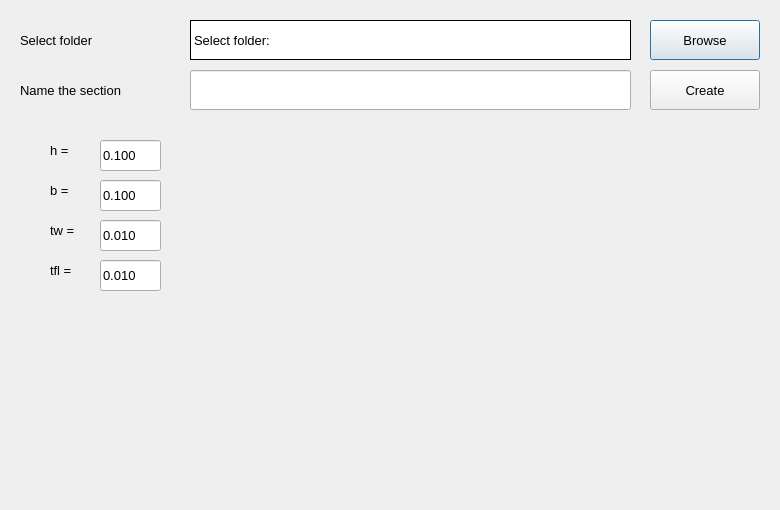
<?xml version="1.0" encoding="UTF-8"?>
<ui version="4.0">
 <class>Dialog_Angle</class>
 <widget class="QDialog" name="Dialog_Angle">
  <property name="geometry">
   <rect>
    <x>0</x>
    <y>0</y>
    <width>780</width>
    <height>510</height>
   </rect>
  </property>
  <property name="windowTitle">
   <string>Angle</string>
  </property>
  <widget class="QLabel" name="label_justdisplay_3">
   <property name="geometry">
    <rect>
     <x>50</x>
     <y>130</y>
     <width>41</width>
     <height>41</height>
    </rect>
   </property>
   <property name="font">
    <font>
     <pointsize>10</pointsize>
    </font>
   </property>
   <property name="text">
    <string>h = </string>
   </property>
  </widget>
  <widget class="QLabel" name="label_justdisplay_4">
   <property name="geometry">
    <rect>
     <x>50</x>
     <y>170</y>
     <width>41</width>
     <height>41</height>
    </rect>
   </property>
   <property name="font">
    <font>
     <pointsize>10</pointsize>
    </font>
   </property>
   <property name="text">
    <string>b = </string>
   </property>
  </widget>
  <widget class="QLabel" name="label_justdisplay_5">
   <property name="geometry">
    <rect>
     <x>50</x>
     <y>210</y>
     <width>41</width>
     <height>41</height>
    </rect>
   </property>
   <property name="font">
    <font>
     <pointsize>10</pointsize>
    </font>
   </property>
   <property name="text">
    <string>tw = </string>
   </property>
  </widget>
  <widget class="QLabel" name="label_justdisplay_6">
   <property name="geometry">
    <rect>
     <x>50</x>
     <y>250</y>
     <width>41</width>
     <height>41</height>
    </rect>
   </property>
   <property name="font">
    <font>
     <pointsize>10</pointsize>
    </font>
   </property>
   <property name="text">
    <string>tfl = </string>
   </property>
  </widget>
  <widget class="QLineEdit" name="lineEdit_h">
   <property name="geometry">
    <rect>
     <x>100</x>
     <y>140</y>
     <width>61</width>
     <height>31</height>
    </rect>
   </property>
   <property name="font">
    <font>
     <pointsize>10</pointsize>
    </font>
   </property>
   <property name="text">
    <string>0.100</string>
   </property>
  </widget>
  <widget class="QLineEdit" name="lineEdit_b">
   <property name="geometry">
    <rect>
     <x>100</x>
     <y>180</y>
     <width>61</width>
     <height>31</height>
    </rect>
   </property>
   <property name="font">
    <font>
     <pointsize>10</pointsize>
    </font>
   </property>
   <property name="text">
    <string>0.100</string>
   </property>
  </widget>
  <widget class="QLineEdit" name="lineEdit_tw">
   <property name="geometry">
    <rect>
     <x>100</x>
     <y>220</y>
     <width>61</width>
     <height>31</height>
    </rect>
   </property>
   <property name="font">
    <font>
     <pointsize>10</pointsize>
    </font>
   </property>
   <property name="text">
    <string>0.010</string>
   </property>
  </widget>
  <widget class="QLineEdit" name="lineEdit_tfl">
   <property name="geometry">
    <rect>
     <x>100</x>
     <y>260</y>
     <width>61</width>
     <height>31</height>
    </rect>
   </property>
   <property name="font">
    <font>
     <pointsize>10</pointsize>
    </font>
   </property>
   <property name="text">
    <string>0.010</string>
   </property>
  </widget>
  <widget class="QLabel" name="label_justdisplay_2">
   <property name="geometry">
    <rect>
     <x>20</x>
     <y>70</y>
     <width>171</width>
     <height>40</height>
    </rect>
   </property>
   <property name="font">
    <font>
     <pointsize>10</pointsize>
    </font>
   </property>
   <property name="text">
    <string>Name the section</string>
   </property>
  </widget>
  <widget class="QLabel" name="label_justdisplay">
   <property name="geometry">
    <rect>
     <x>20</x>
     <y>20</y>
     <width>170</width>
     <height>40</height>
    </rect>
   </property>
   <property name="font">
    <font>
     <pointsize>10</pointsize>
    </font>
   </property>
   <property name="text">
    <string>Select folder</string>
   </property>
  </widget>
  <widget class="QPushButton" name="pushButton_DefineFolder">
   <property name="geometry">
    <rect>
     <x>650</x>
     <y>20</y>
     <width>110</width>
     <height>40</height>
    </rect>
   </property>
   <property name="font">
    <font>
     <pointsize>10</pointsize>
    </font>
   </property>
   <property name="text">
    <string>Browse</string>
   </property>
  </widget>
  <widget class="QPushButton" name="pushButton_CreateSection">
   <property name="geometry">
    <rect>
     <x>650</x>
     <y>70</y>
     <width>110</width>
     <height>40</height>
    </rect>
   </property>
   <property name="font">
    <font>
     <pointsize>10</pointsize>
    </font>
   </property>
   <property name="text">
    <string>Create</string>
   </property>
  </widget>
  <widget class="QLabel" name="label_CreateFolder">
   <property name="geometry">
    <rect>
     <x>190</x>
     <y>20</y>
     <width>441</width>
     <height>40</height>
    </rect>
   </property>
   <property name="font">
    <font>
     <pointsize>10</pointsize>
    </font>
   </property>
   <property name="styleSheet">
    <string notr="true">background-color: rgb(255, 255, 255);</string>
   </property>
   <property name="frameShape">
    <enum>QFrame::Panel</enum>
   </property>
   <property name="frameShadow">
    <enum>QFrame::Plain</enum>
   </property>
   <property name="text">
    <string>Select folder:</string>
   </property>
  </widget>
  <widget class="QLineEdit" name="lineEdit_SectionName">
   <property name="geometry">
    <rect>
     <x>190</x>
     <y>70</y>
     <width>441</width>
     <height>40</height>
    </rect>
   </property>
   <property name="font">
    <font>
     <pointsize>10</pointsize>
    </font>
   </property>
   <property name="text">
    <string/>
   </property>
  </widget>
  <widget class="QLabel" name="label_image">
   <property name="geometry">
    <rect>
     <x>190</x>
     <y>140</y>
     <width>370</width>
     <height>309</height>
    </rect>
   </property>
   <property name="text">
    <string/>
   </property>
   <property name="pixmap">
    <pixmap>photos/Angle.jpg</pixmap>
   </property>
   <property name="scaledContents">
    <bool>true</bool>
   </property>
  </widget>
 </widget>
 <resources/>
 <connections/>
</ui>
